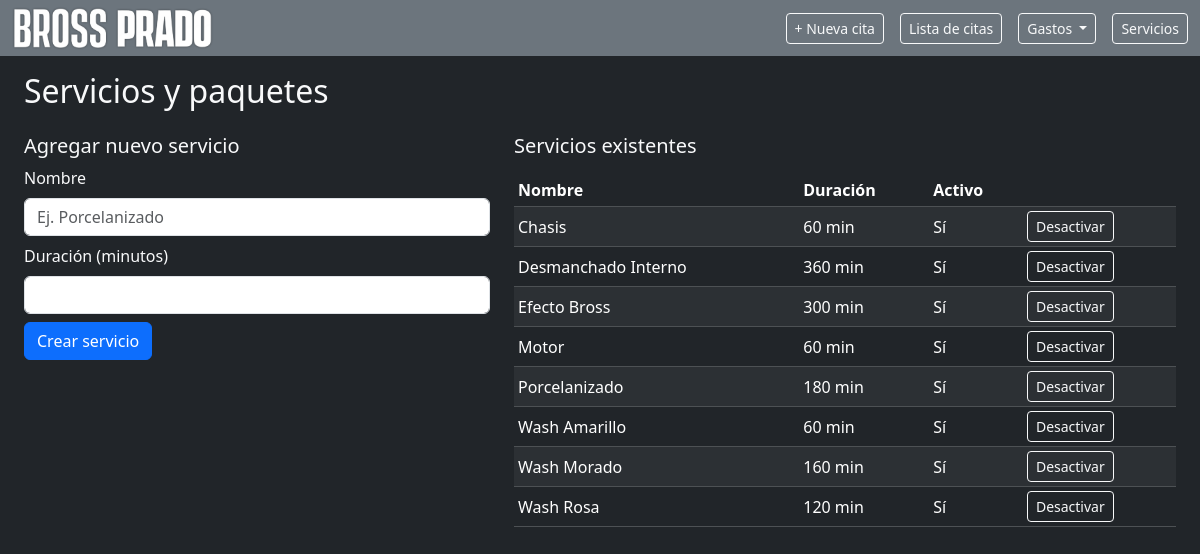
/services, run on the app's committed database.
### app.py (models this page shows, shortened)
class Service(db.Model):
    __tablename__ = "services"
    id = db.Column(db.Integer, primary_key=True)
    name = db.Column(db.String(120), nullable=False, unique=True)
    duration_minutes = db.Column(db.Integer, nullable=False)
    is_active = db.Column(db.Boolean, default=True)

### app.py (the view, shortened to what this page needs)
@app.route("/services", methods=["GET", "POST"])
def services_view():
    services = Service.query.order_by(Service.name).all()
    return render_template("services.html", services=services)

### templates/services.html
{% extends "base.html" %}
{% block content %}
<h2>Servicios y paquetes</h2>
<div class="row mt-4">
  <div class="col-md-5">
    <h5>Agregar nuevo servicio</h5>
    <form method="post" class="row gy-2">
      <div class="col-12">
        <label class="form-label">Nombre</label>
        <input type="text" name="name" class="form-control" placeholder="Ej. Porcelanizado" required>
      </div>
      <div class="col-12">
        <label class="form-label">Duración (minutos)</label>
        <input type="number" name="duration_minutes" class="form-control" min="10" step="5" required>
      </div>
      <div class="col-12 mt-2">
        <button type="submit" class="btn btn-primary">Crear servicio</button>
      </div>
    </form>
  </div>
  <div class="col-md-7">
    <h5 class="mb-3">Servicios existentes</h5>
    <table class="table table-dark table-striped table-sm align-middle">
      <thead>
        <tr>
          <th>Nombre</th>
          <th>Duración</th>
          <th>Activo</th>
          <th></th>
        </tr>
      </thead>
      <tbody>
        {% for s in services %}
        <tr>
          <td>{{ s.name }}</td>
          <td>{{ s.duration_minutes }} min</td>
          <td>{{ "Sí" if s.is_active else "No" }}</td>
          <td>
            <form method="post" action="{{ url_for('toggle_service', service_id=s.id) }}">
              <button class="btn btn-sm btn-outline-light">
                {{ "Desactivar" if s.is_active else "Activar" }}
              </button>
            </form>
          </td>
        </tr>
        {% endfor %}
      </tbody>
    </table>
  </div>
</div>
{% endblock %}

### data on the page
Service: name "Chasis", duration_minutes "60", is_active "Sí", is_active "Desactivar"
Service: name "Desmanchado Interno", duration_minutes "360", is_active "Sí", is_active "Desactivar"
Service: name "Efecto Bross", duration_minutes "300", is_active "Sí", is_active "Desactivar"
Service: name "Motor", duration_minutes "60", is_active "Sí", is_active "Desactivar"
Service: name "Porcelanizado", duration_minutes "180", is_active "Sí", is_active "Desactivar"
Service: name "Wash Amarillo", duration_minutes "60", is_active "Sí", is_active "Desactivar"
Service: name "Wash Morado", duration_minutes "160", is_active "Sí", is_active "Desactivar"
Service: name "Wash Rosa", duration_minutes "120", is_active "Sí", is_active "Desactivar"
